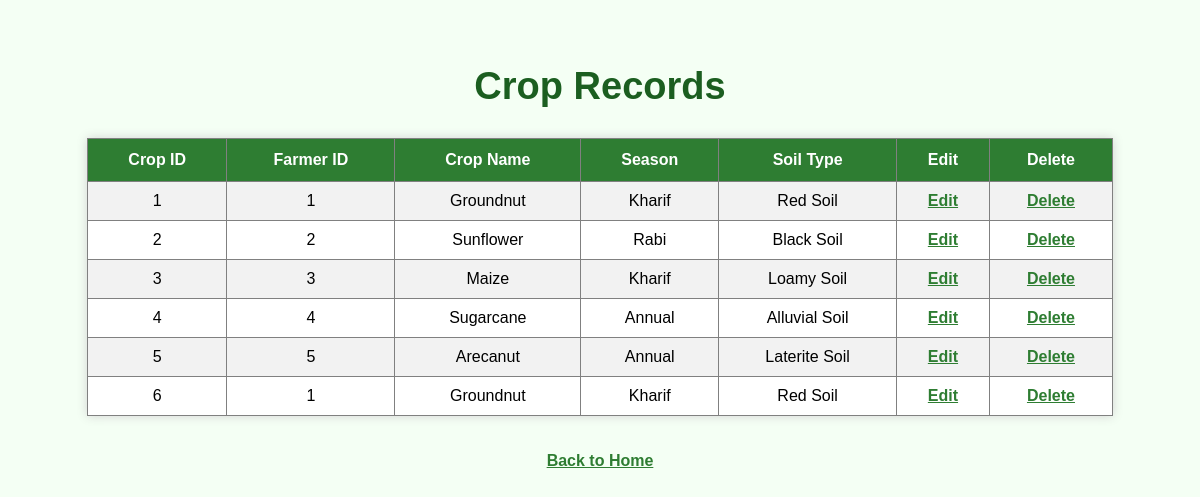
The page /view_crops.php on the database its author committed.
### tables this page shows
CREATE TABLE `crops` (
  `crop_id` int(11) NOT NULL,
  `farmer_id` int(11) DEFAULT NULL,
  `crop_name` varchar(100) DEFAULT NULL,
  `season` varchar(50) DEFAULT NULL,
  `soil_type` varchar(100) DEFAULT NULL
);

### view_crops.php (the view, shortened to what this page needs)
<?php
include 'db.php';
$sql = "SELECT * FROM crops";
$result = mysqli_query($conn, $sql);
?>
<!DOCTYPE html>
<html>
<head>
    <link rel="stylesheet" href="style.css">
</head>
<body>
<div class="container">
    <h1>Crop Records</h1>
    <table border="1" cellpadding="10" cellspacing="0" align="center">
        <tr>
            <th>Crop ID</th>
            <th>Farmer ID</th>
            <th>Crop Name</th>
            <th>Season</th>
            <th>Soil Type</th>
            <th>Edit</th>
            <th>Delete</th>
        </tr>
        <?php
        while($row = mysqli_fetch_assoc($result)) {
        ?>
        <tr>
            <td><?php echo $row['crop_id']; ?></td>
            <td><?php echo $row['farmer_id']; ?></td>
            <td><?php echo $row['crop_name']; ?></td>
            <td><?php echo $row['season']; ?></td>
            <td><?php echo $row['soil_type']; ?></td>
            <td>
                <a href="edit_crop.php?id=<?php echo $row['crop_id']; ?>">
                    Edit
                </a>
            </td>
            <td>
                <a href="delete_crop.php?id=<?php echo $row['crop_id']; ?>">
                    Delete
                </a>
            </td>
        </tr>
        <?php
        }
        ?>
    </table>
    <br><br>
    <a href="index.php">Back to Home</a>
</div>
</body>
</html>

### style.css (style rules this page uses)
body { margin: 0; padding: 0; padding-bottom: 70px; font-family: Arial, sans-serif; background: #f4fff4; }
.container { width: 90%; margin: auto; text-align: center; padding-top: 40px; }
h1 { color: #1b5e20; margin-bottom: 30px; font-size: 38px; }
table { width: 95%; margin: auto; border-collapse: collapse; background: white; box-shadow: 0px 0px 10px lightgray; }
table th { background: #2e7d32; color: white; padding: 12px; }
table td { padding: 10px; }
table tr:nth-child(even) { background: #f2f2f2; }
a { color: #2e7d32; font-weight: bold; }

### rows shown on the page
crops: crop_id "1", farmer "1", crop_name "Groundnut", season "Kharif", soil_type "Red Soil"
crops: crop_id "2", farmer "2", crop_name "Sunflower", season "Rabi", soil_type "Black Soil"
crops: crop_id "3", farmer "3", crop_name "Maize", season "Kharif", soil_type "Loamy Soil"
crops: crop_id "4", farmer "4", crop_name "Sugarcane", season "Annual", soil_type "Alluvial Soil"
crops: crop_id "5", farmer "5", crop_name "Arecanut", season "Annual", soil_type "Laterite Soil"
crops: crop_id "6", farmer "1", crop_name "Groundnut", season "Kharif", soil_type "Red Soil"
